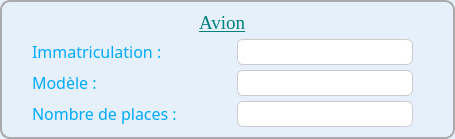
             <widget class="QFrame" name="frame_17">
              <property name="sizePolicy">
               <sizepolicy hsizetype="Preferred" vsizetype="Ignored">
                <horstretch>0</horstretch>
                <verstretch>0</verstretch>
               </sizepolicy>
              </property>
              <property name="styleSheet">
               <string notr="true">QFrame {
border : 2px solid #aaaaaa;
background-color : #E6F0FA;
border-radius : 10px;
}
</string>
              </property>
              <property name="frameShape">
               <enum>QFrame::Shape::StyledPanel</enum>
              </property>
              <property name="frameShadow">
               <enum>QFrame::Shadow::Raised</enum>
              </property>
              <layout class="QGridLayout" name="gridLayout_32">
               <property name="leftMargin">
                <number>30</number>
               </property>
               <property name="topMargin">
                <number>10</number>
               </property>
               <property name="rightMargin">
                <number>0</number>
               </property>
               <property name="bottomMargin">
                <number>10</number>
               </property>
               <property name="horizontalSpacing">
                <number>10</number>
               </property>
               <property name="verticalSpacing">
                <number>5</number>
               </property>
               <item row="2" column="1">
                <spacer name="horizontalSpacer_66">
                 <property name="orientation">
                  <enum>Qt::Orientation::Horizontal</enum>
                 </property>
                 <property name="sizeType">
                  <enum>QSizePolicy::Policy::Preferred</enum>
                 </property>
                 <property name="sizeHint" stdset="0">
                  <size>
                   <width>40</width>
                   <height>20</height>
                  </size>
                 </property>
                </spacer>
               </item>
               <item row="2" column="0">
                <widget class="QLabel" name="label_185">
                 <property name="sizePolicy">
                  <sizepolicy hsizetype="Fixed" vsizetype="Fixed">
                   <horstretch>0</horstretch>
                   <verstretch>0</verstretch>
                  </sizepolicy>
                 </property>
                 <property name="font">
                  <font>
                   <family>Calisto MT</family>
                   <pointsize>12</pointsize>
                  </font>
                 </property>
                 <property name="styleSheet">
                  <string>QLabel {
border : none;
color: #00aaff;
}</string>
                 </property>
                 <property name="text">
                  <string>Modèle :</string>
                 </property>
                </widget>
               </item>
               <item row="1" column="1">
                <spacer name="horizontalSpacer_67">
                 <property name="orientation">
                  <enum>Qt::Orientation::Horizontal</enum>
                 </property>
                 <property name="sizeType">
                  <enum>QSizePolicy::Policy::Preferred</enum>
                 </property>
                 <property name="sizeHint" stdset="0">
                  <size>
                   <width>40</width>
                   <height>20</height>
                  </size>
                 </property>
                </spacer>
               </item>
               <item row="2" column="3">
                <spacer name="horizontalSpacer_64">
                 <property name="orientation">
                  <enum>Qt::Orientation::Horizontal</enum>
                 </property>
                 <property name="sizeType">
                  <enum>QSizePolicy::Policy::Preferred</enum>
                 </property>
                 <property name="sizeHint" stdset="0">
                  <size>
                   <width>40</width>
                   <height>20</height>
                  </size>
                 </property>
                </spacer>
               </item>
               <item row="0" column="0" colspan="3" alignment="Qt::AlignmentFlag::AlignHCenter">
                <widget class="QLabel" name="label_187">
                 <property name="sizePolicy">
                  <sizepolicy hsizetype="Preferred" vsizetype="Fixed">
                   <horstretch>0</horstretch>
                   <verstretch>0</verstretch>
                  </sizepolicy>
                 </property>
                 <property name="font">
                  <font>
                   <family>Times New Roman</family>
                   <pointsize>14</pointsize>
                   <italic>false</italic>
                   <underline>true</underline>
                  </font>
                 </property>
                 <property name="styleSheet">
                  <string notr="true">QLabel {
border : none;
color : teal;
}</string>
                 </property>
                 <property name="text">
                  <string>Avion</string>
                 </property>
                </widget>
               </item>
               <item row="1" column="0">
                <widget class="QLabel" name="label_188">
                 <property name="sizePolicy">
                  <sizepolicy hsizetype="Fixed" vsizetype="Fixed">
                   <horstretch>0</horstretch>
                   <verstretch>0</verstretch>
                  </sizepolicy>
                 </property>
                 <property name="font">
                  <font>
                   <family>Calisto MT</family>
                   <pointsize>12</pointsize>
                  </font>
                 </property>
                 <property name="styleSheet">
                  <string notr="true">QLabel {
border : none;
color: #00aaff;
}</string>
                 </property>
                 <property name="text">
                  <string>Immatriculation :</string>
                 </property>
                </widget>
               </item>
               <item row="3" column="2">
                <widget class="QLineEdit" name="apPlace">
                 <property name="sizePolicy">
                  <sizepolicy hsizetype="Expanding" vsizetype="Expanding">
                   <horstretch>0</horstretch>
                   <verstretch>0</verstretch>
                  </sizepolicy>
                 </property>
                 <property name="minimumSize">
                  <size>
                   <width>80</width>
                   <height>25</height>
                  </size>
                 </property>
                 <property name="maximumSize">
                  <size>
                   <width>600</width>
                   <height>40</height>
                  </size>
                 </property>
                 <property name="font">
                  <font>
                   <family>Times New Roman</family>
                   <pointsize>14</pointsize>
                  </font>
                 </property>
                 <property name="styleSheet">
                  <string notr="true">QLineEdit {
  border: 1px solid #ccc;
  border-radius: 6px;
}
</string>
                 </property>
                 <property name="alignment">
                  <set>Qt::AlignmentFlag::AlignCenter</set>
                 </property>
                 <property name="readOnly">
                  <bool>true</bool>
                 </property>
                </widget>
               </item>
               <item row="2" column="2">
                <widget class="QLineEdit" name="apModele">
                 <property name="sizePolicy">
                  <sizepolicy hsizetype="Expanding" vsizetype="Expanding">
                   <horstretch>0</horstretch>
                   <verstretch>0</verstretch>
                  </sizepolicy>
                 </property>
                 <property name="minimumSize">
                  <size>
                   <width>80</width>
                   <height>25</height>
                  </size>
                 </property>
                 <property name="maximumSize">
                  <size>
                   <width>600</width>
                   <height>40</height>
                  </size>
                 </property>
                 <property name="font">
                  <font>
                   <family>Times New Roman</family>
                   <pointsize>14</pointsize>
                  </font>
                 </property>
                 <property name="styleSheet">
                  <string notr="true">QLineEdit {
  border: 1px solid #ccc;
  border-radius: 6px;
}
</string>
                 </property>
                 <property name="alignment">
                  <set>Qt::AlignmentFlag::AlignCenter</set>
                 </property>
                 <property name="readOnly">
                  <bool>true</bool>
                 </property>
                </widget>
               </item>
               <item row="3" column="1">
                <spacer name="horizontalSpacer_68">
                 <property name="orientation">
                  <enum>Qt::Orientation::Horizontal</enum>
                 </property>
                 <property name="sizeType">
                  <enum>QSizePolicy::Policy::Preferred</enum>
                 </property>
                 <property name="sizeHint" stdset="0">
                  <size>
                   <width>40</width>
                   <height>20</height>
                  </size>
                 </property>
                </spacer>
               </item>
               <item row="1" column="3">
                <spacer name="horizontalSpacer_63">
                 <property name="orientation">
                  <enum>Qt::Orientation::Horizontal</enum>
                 </property>
                 <property name="sizeType">
                  <enum>QSizePolicy::Policy::Preferred</enum>
                 </property>
                 <property name="sizeHint" stdset="0">
                  <size>
                   <width>40</width>
                   <height>20</height>
                  </size>
                 </property>
                </spacer>
               </item>
               <item row="3" column="0">
                <widget class="QLabel" name="label_186">
                 <property name="sizePolicy">
                  <sizepolicy hsizetype="Fixed" vsizetype="Fixed">
                   <horstretch>0</horstretch>
                   <verstretch>0</verstretch>
                  </sizepolicy>
                 </property>
                 <property name="font">
                  <font>
                   <family>Calisto MT</family>
                   <pointsize>12</pointsize>
                  </font>
                 </property>
                 <property name="styleSheet">
                  <string>QLabel {
border : none;
color: #00aaff;
}</string>
                 </property>
                 <property name="text">
                  <string>Nombre de places :</string>
                 </property>
                </widget>
               </item>
               <item row="3" column="3">
                <spacer name="horizontalSpacer_65">
                 <property name="orientation">
                  <enum>Qt::Orientation::Horizontal</enum>
                 </property>
                 <property name="sizeType">
                  <enum>QSizePolicy::Policy::Preferred</enum>
                 </property>
                 <property name="sizeHint" stdset="0">
                  <size>
                   <width>40</width>
                   <height>20</height>
                  </size>
                 </property>
                </spacer>
               </item>
               <item row="1" column="2">
                <widget class="QLineEdit" name="apImmatriculation">
                 <property name="sizePolicy">
                  <sizepolicy hsizetype="Expanding" vsizetype="Expanding">
                   <horstretch>0</horstretch>
                   <verstretch>0</verstretch>
                  </sizepolicy>
                 </property>
                 <property name="minimumSize">
                  <size>
                   <width>80</width>
                   <height>25</height>
                  </size>
                 </property>
                 <property name="maximumSize">
                  <size>
                   <width>600</width>
                   <height>40</height>
                  </size>
                 </property>
                 <property name="font">
                  <font>
                   <family>Times New Roman</family>
                   <pointsize>14</pointsize>
                  </font>
                 </property>
                 <property name="styleSheet">
                  <string notr="true">QLineEdit {
  border: 1px solid #ccc;
  border-radius: 6px;
}
</string>
                 </property>
                 <property name="alignment">
                  <set>Qt::AlignmentFlag::AlignCenter</set>
                 </property>
                 <property name="readOnly">
                  <bool>true</bool>
                 </property>
                </widget>
               </item>
              </layout>
             </widget>
